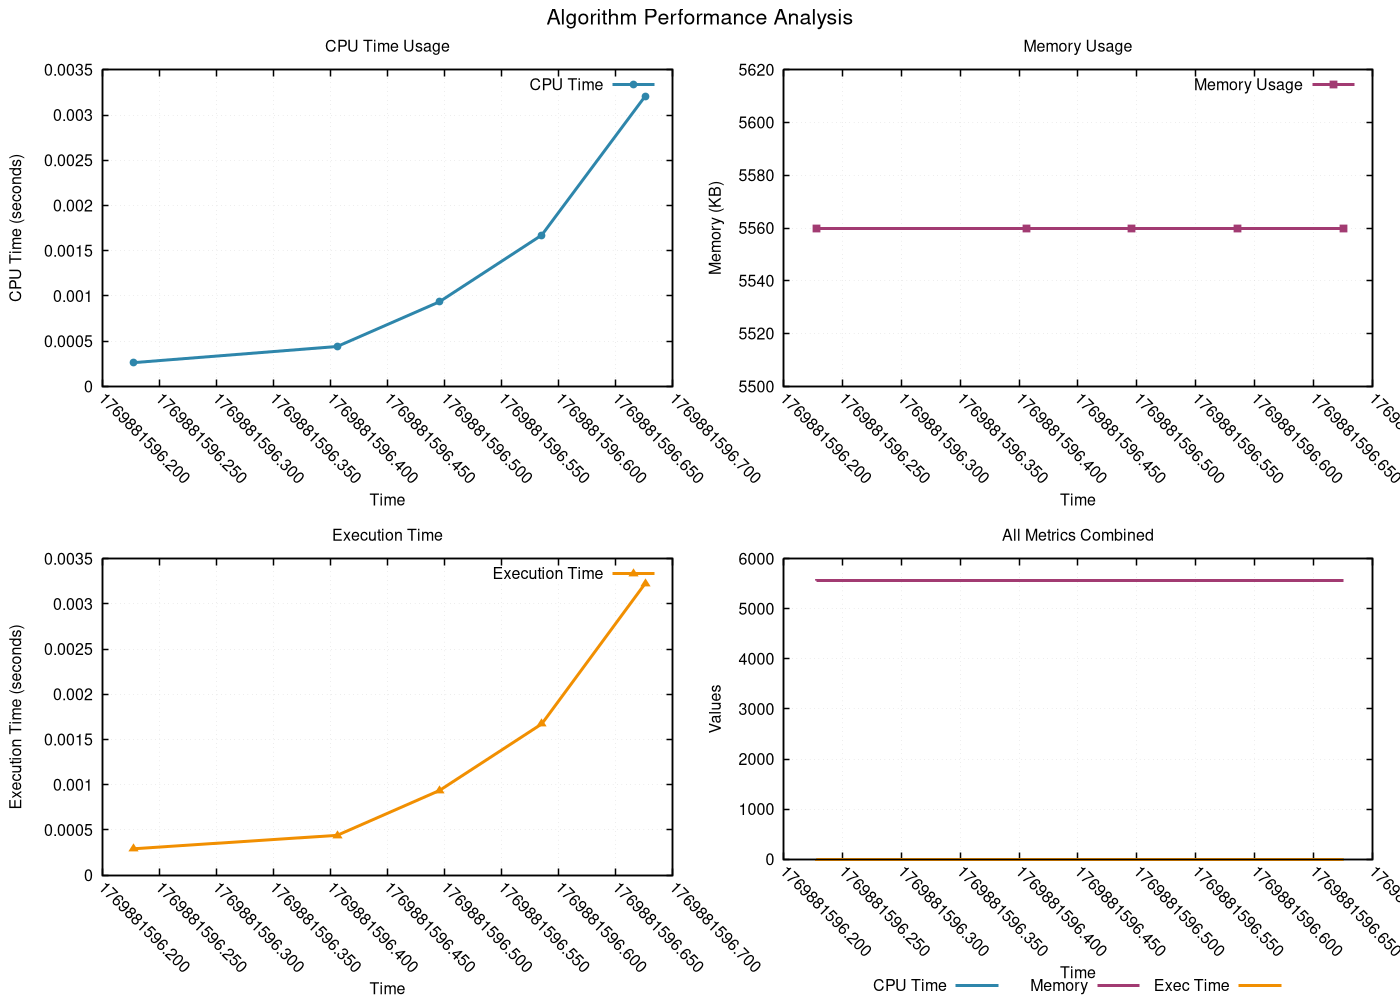

Recreate this plot in gnuplot.
# GNUplot script for resource monitoring
set terminal pngcairo enhanced font 'Helvetica,12' size 1400,1000
set output 'png/merge_sort_20260131_224634.png'

set multiplot layout 2,2 title 'Algorithm Performance Analysis' font 'Helvetica,16'
set style line 1 lc rgb '#2E86AB' lt 1 lw 3 pt 7 ps 0.8
set style line 2 lc rgb '#A23B72' lt 1 lw 3 pt 5 ps 0.8
set style line 3 lc rgb '#F18F01' lt 1 lw 3 pt 9 ps 0.8
set style line 4 lc rgb '#F19C79' lt 1 lw 3 pt 11 ps 0.8
set style line 5 lc rgb '#0ABB9F' lt 1 lw 3 pt 13 ps 0.8

set format x "%.3f"
set xtics rotate by -45
set autoscale x

set title 'CPU Time Usage'
set xlabel 'Time'
set ylabel 'CPU Time (seconds)'
set grid linestyle 1 lc rgb '#D3D3D3' lt 0 lw 1
set border linewidth 1.5
plot 'png/merge_sort_20260131_224634.dat' using 1:2 with linespoints ls 1 title 'CPU Time'
set title 'Memory Usage'
set xlabel 'Time'
set ylabel 'Memory (KB)'
set grid linestyle 1 lc rgb '#D3D3D3' lt 0 lw 1
set border linewidth 1.5
plot 'png/merge_sort_20260131_224634.dat' using 1:3 with linespoints ls 2 title 'Memory Usage'
set title 'Execution Time'
set xlabel 'Time'
set ylabel 'Execution Time (seconds)'
set grid linestyle 1 lc rgb '#D3D3D3' lt 0 lw 1
set border linewidth 1.5
plot 'png/merge_sort_20260131_224634.dat' using 1:4 with linespoints ls 3 title 'Execution Time'
set title 'All Metrics Combined'
set xlabel 'Time'
set ylabel 'Values'
set grid linestyle 1 lc rgb '#D3D3D3' lt 0 lw 1
set border linewidth 1.5
set key outside center bottom horizontal
plot 'png/merge_sort_20260131_224634.dat' using 1:2 with lines ls 1 title 'CPU Time', \
     'png/merge_sort_20260131_224634.dat' using 1:3 with lines ls 2 title 'Memory', \
     'png/merge_sort_20260131_224634.dat' using 1:4 with lines ls 3 title 'Exec Time'
unset multiplot
